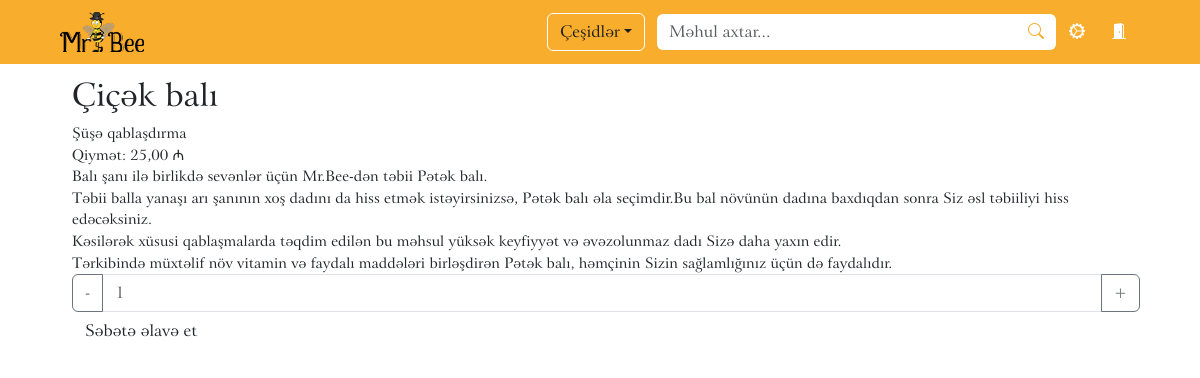
/product/1/, run on the app's committed database.
### products/models.py (models this page shows, shortened)
class Products(models.Model):
    name=models.CharField('Məhsulun adı',max_length=200,unique=True)
    price=models.DecimalField('Qiyməti', max_digits=10, decimal_places=2,default=0)
    img=models.URLField('Görüntüsü',default='')
    date=models.DateTimeField('Tarix',default=timezone.now)
    desc=RichTextField('Məumat',default='')
    class Meta:
        verbose_name='Məhsul'
        verbose_name_plural='Məhsullar'

### products/views.py (the view)
# urls.py: path('product/<int:pk>/',productsViews.ProductDeatilView.as_view(),name='postpage'),
class ProductDeatilView(DetailView):
    model = Products
    template_name = 'post.html'
    context_object_name = 'products'
    def get_context_data(self, **kwargs):
        data=super(ProductDeatilView,self).get_context_data(**kwargs)
        data['title']=self.object.name
        return data

### templates/post.html (shortened to what this page needs)
{% extends 'base.html' %}
{% load static %}
{% block main %}
    <main>
        <div class="postPage">
            <div class="float1">
                <div class="right">
                    <h2>{{object.name}}</h2>
                    <p>Şüşə qablaşdırma</p>
                    <p>Qiymət: {{object.price}} ₼</p>
                    <p>{{object.desc | safe}}</p>
                    <div class="quantity">
                        <div class="input-group">
                            <button class="btn btn-outline-secondary" type="button">-</button>
                            <input type="number" class="form-control" placeholder="1" min="1" aria-label="Example text with two button addons">
                            <button class="btn btn-outline-secondary" type="button">+</button>
                        </div>
                    </div>
                    <a href="" class="btn addToBasket">Səbətə əlavə et</a>
                </div>
            </div>
        </div>
    </main>
{% endblock %}

### templates/base.html (shortened to what this page needs)
{% load static %}
<!DOCTYPE html>
<html lang="en">
{% include 'addons/head.html' %}
<body>
    {% include 'addons/header.html' %}
    {% block main %}{% endblock %}
</body>
</html>

### templates/addons/head.html (shortened to what this page needs)
{% load static %}
<head>
    <link rel="stylesheet" type="text/css" href="//cdn.jsdelivr.net/npm/slick-carousel@1.8.1/slick/slick.css"/>
    <link rel="stylesheet" href="https://cdn.jsdelivr.net/npm/bootstrap-icons@1.11.3/font/bootstrap-icons.min.css">
    <link href="https://cdn.jsdelivr.net/npm/bootstrap@5.3.3/dist/css/bootstrap.min.css" rel="stylesheet">
    <link rel="stylesheet" href="{% static 'css/style.css' %}">
</head>

### templates/addons/header.html (shortened to what this page needs)
{% load static %}
<header>
    <div class="float1">
        <span>
            <a href="{% url 'homepage' %}" class="logo">
                <img src="{% static 'media/beelogo.png' %}" alt="">
            </a>
        </span>
        <span>
            <div class="category">
                <div class="dropdown">
                    <button class="btn dropdown-toggle" type="button" data-bs-toggle="dropdown" aria-expanded="false">Çeşidlər</button>
                </div>
            </div>
            <div class="search">
                <form action="" method="post">
                    <div class="input-group">
                        <input type="text" class="form-control" placeholder="Məhul axtar..." aria-label="Məhul axtar..." aria-describedby="button-addon2">
                        <button class="btn" type="button" id="button-addon2"><i class="bi bi-search"></i></button>
                    </div>
                </form>
            </div>
            <div class="settings">
                <button type="button" class="btn" data-bs-toggle="modal" data-bs-target="#exampleModal"><i class="bi bi-gear-wide-connected"></i></button>
            </div>
            <div class="door">
                <button class="btn" type="button" data-bs-toggle="offcanvas" data-bs-target="#offcanvasRight" aria-controls="offcanvasRight"><i class="bi bi-door-open-fill"></i></button>
            </div>
        </span>
    </div>
</header>

### templates/addons/scripts.html (shortened to what this page needs)
{% load static %}

### templates/addons/footer.html
{% load static %}

### static/css/style.css (style rules this page uses)
* { margin: 0; padding: 0; }
html { width: 100%; height: 100%; max-width: 1920px; margin: auto; }
body { font-family: arrus; font-size: 1.2vw; }
body p { margin: 0; }
body a { text-decoration: none; }
body header { padding: 1vw 5vw; background: #F8AD2D; color: rgb(30, 30, 30); border-bottom: 0.05vw solid white; }
body header i { color: white; }
body header .float1 { display: flex; justify-content: space-between; align-items: center; }
body header .float1 span { display: flex; align-items: center; }
body header .float1 span .category .dropdown .btn { border: 0.1vw solid white; color: rgb(30, 30, 30); margin-right: 1vw; }
body header .float1 span .logo img { width: 7vw; }
body header .float1 span .search form .input-group .form-control { width: 30vw; outline: none; border: 0; }
body header .float1 span .search form .input-group .btn { background-color: white; outline: none; border: 0; }
body header .float1 span .search form .input-group .btn i { color: #F8AD2D; }
body main { min-height: 100vh; }
body main .postPage .float1 { display: flex; margin: 1vw 5vw; }

### data on the page
Products: name "Çiçək balı", price "25,00", desc "Balı şanı ilə birlikdə sevənlər üçün Mr.Bee-dən təbii Pətək balı. Təbii balla yanaşı arı şanının xoş dadını da hiss etmək istəyirsinizsə, Pətək balı əla seçimdir.Bu bal növünün dadına baxdıqdan sonra Siz əsl təbiiliyi hiss edəcəksiniz. Kəsilərək xüsusi qablaşmalarda təqdim edilən bu məhsul yüksək keyfiyyət və əvəzolunmaz dadı Sizə daha yaxın edir. Tərkibində müxtəlif növ vitamin və faydalı maddələri birləşdirən Pətək balı, həmçinin Sizin sağlamlığınız üçün də faydalıdır."
